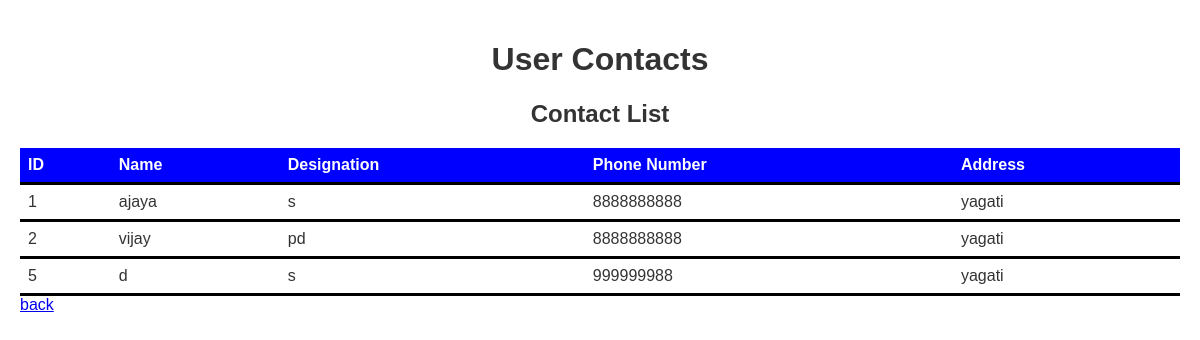
The page /user_contacts.php on the database its author committed.
### tables this page shows
CREATE TABLE `contacts` (
  `id` int(11) NOT NULL,
  `name` varchar(50) DEFAULT NULL,
  `designation` varchar(50) DEFAULT NULL,
  `phone_number` varchar(20) DEFAULT NULL,
  `address` varchar(100) DEFAULT NULL
);

### user_contacts.php (the view, shortened to what this page needs)
<?php
require('conn.php');
$contactsQuery = "SELECT * FROM contacts";
$contactsResult = mysqli_query($con, $contactsQuery);
$contacts = [];
while ($row = mysqli_fetch_assoc($contactsResult)) {
    $contacts[] = $row;
}
?>
<!DOCTYPE html>
<html>
<head>
</head>
<body>
    <h1>User Contacts</h1>
    <h2>Contact List</h2>
    <table>
        <tr>
            <th>ID</th>
            <th>Name</th>
            <th>Designation</th>
            <th>Phone Number</th>
            <th>Address</th>
        </tr>
        <?php foreach ($contacts as $contact): ?>
            <tr>
                <td><?php echo $contact['id']; ?></td>
                <td><?php echo $contact['name']; ?></td>
                <td><?php echo $contact['designation']; ?></td>
                <td><?php echo $contact['phone_number']; ?></td>
                <td><?php echo $contact['address']; ?></td>
            </tr>
        <?php endforeach; ?>
    </table>
<a href="contact.php">back</a>
</body>
</html>

### user_contacts.php (style rules this page uses)
body { background-image: url('images/im15.jpg'); font-family: Arial, sans-serif; color: #333; margin: 0; padding: 20px; }
h1, h2 { text-align: center; }
table { width: 100%; border-collapse: collapse; }
th, td { padding: 8px; text-align: left; border-bottom: 3px solid black; }
th { background-color: blue; color: #fff; }

### rows shown on the page
contacts: id "1", name "ajaya", designation "s", phone_number "8888888888", address "yagati"
contacts: id "2", name "vijay", designation "pd", phone_number "8888888888", address "yagati"
contacts: id "5", name "d", designation "s", phone_number "999999988", address "yagati"
